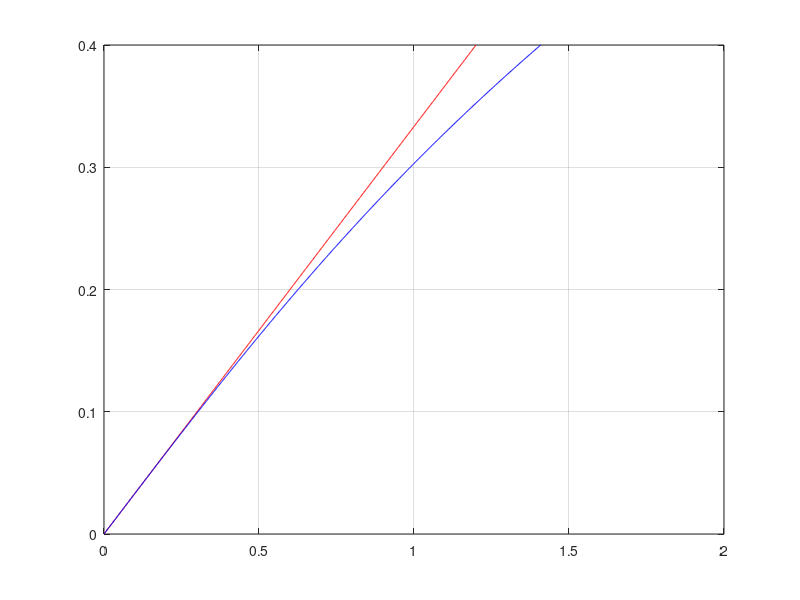

MATLAB code to generate this figure:
%nonlinplot1

x=0:0.5/1000:0.4;

ylin=3*x;
ynonlin=3*x+3.26*x.^3;
figure(1);
clf;
plot(ylin,x,'r',ynonlin,x,'b');
grid on;
